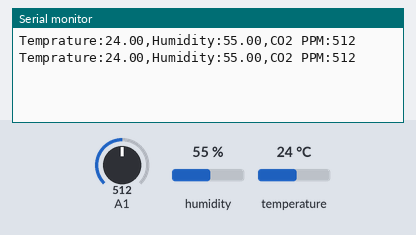
Recording of a sketch running on a simulated Arduino Uno, built with avr-gcc and run on an emulated ATmega328P. Shown: the last lines printed to the serial monitor. Inputs (shaded band) come from the test bench; at power-on: humidity 55 %, A1 = 512, temperature 24 °C.

Above: at 2.8 s.
2.9 s: humidity set to 22 %
At 3.8 s:
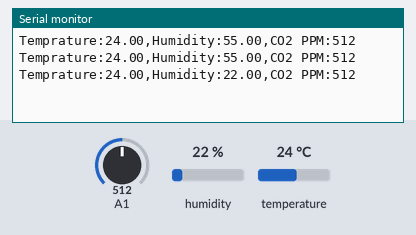
4.4 s: A1 set to 716
At 5.7 s:
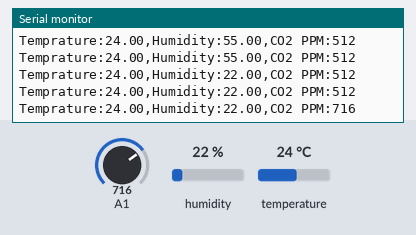
5.9 s: temperature set to 12 °C
At 6.8 s:
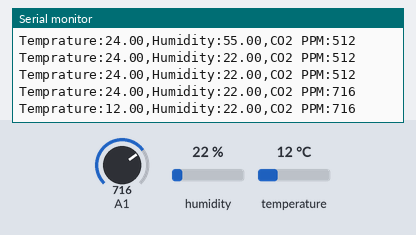
7.4 s: A1 set to 900
At 8.7 s:
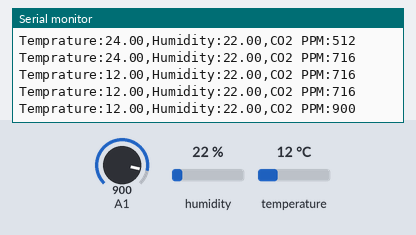
8.9 s: humidity set to 40 %
At 9.9 s:
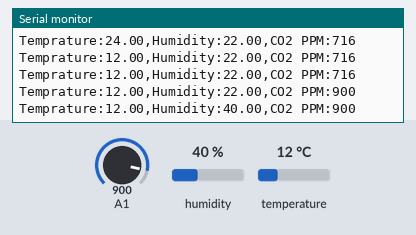
Timing chart, 0 to 11.4 s (numbered marks = the images above; inputs shaded):
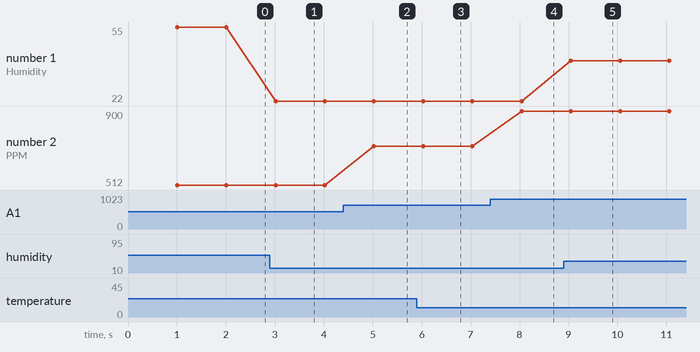

The sketch:

TheArduinoCode.ino
```cpp
#include <Adafruit_Sensor.h>//YOU NEED THESE LIBRARIES
#include <DHT.h>//YOU NEED THESE LIBRARIES
#include <DHT_U.h>//YOU NEED THESE LIBRARIES

#define DHTPIN            0 //Pin where the DHT11 Temprature and Humidity sensors are connected
#define DHTTYPE           DHT11 //Used to assign the type of DHT sensor used
DHT_Unified dht(DHTPIN, DHTTYPE);

uint32_t delayMS;

void setup() {
  Serial.begin(9600);
  delayMS = 1000;
}

void loop() {
  delay(delayMS);
  sensors_event_t event;
  dht.temperature().getEvent(&event);
  Serial.print("Temprature:");
  Serial.print(event.temperature);
  Serial.print(",");
  dht.humidity().getEvent(&event);
  Serial.print("Humidity:");
  Serial.print(event.relative_humidity);
  Serial.print(",");
  Serial.print("CO2 PPM:");
  int sensorValue = analogRead(1);
  Serial.println(sensorValue);
}
```

Measured:
- after the input at 2.9 s, the serial monitor: prints a new line after 0.11 s (image 1)
- after the input at 4.4 s, the serial monitor: prints a new line after 0.63 s (image 2)
- after the input at 5.9 s, the serial monitor: prints a new line after 0.13 s (image 3)
- after the input at 7.4 s, the serial monitor: prints a new line after 0.64 s (image 4)
- after the input at 8.9 s, the serial monitor: prints a new line after 0.15 s (image 5)
- plotted number 1: 55 → 22 after the input at 2.9 s, 22 → 40 after the input at 8.9 s
- plotted number 2: 512 → 716 after the input at 4.4 s, 716 → 900 after the input at 7.4 s
